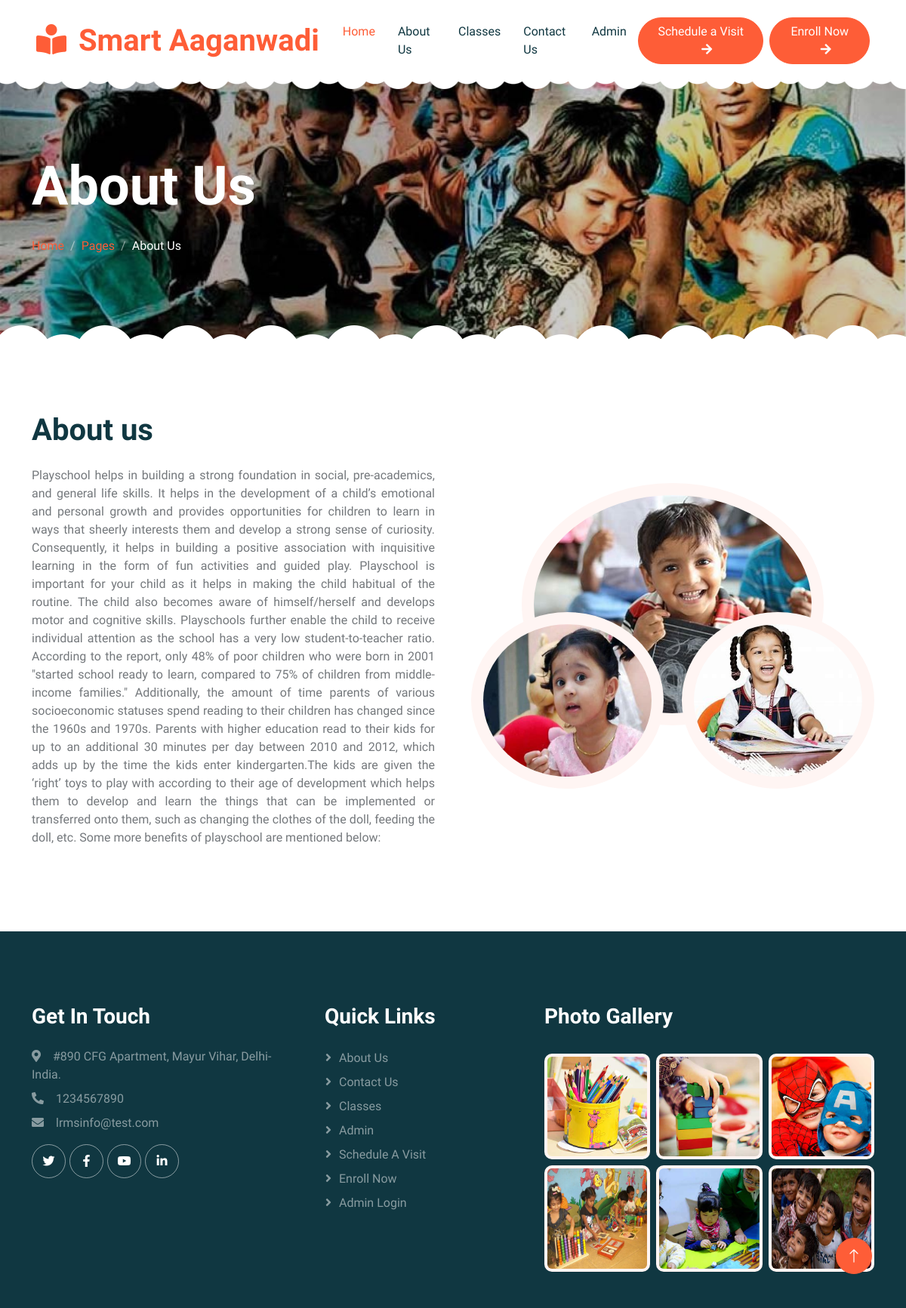
The app's page /preschool/about.php with its own data.
### tables this page shows
CREATE TABLE `tblpage` (
  `ID` int(10) NOT NULL,
  `PageType` varchar(200) DEFAULT NULL,
  `PageTitle` varchar(200) DEFAULT NULL,
  `PageDescription` mediumtext DEFAULT NULL,
  `Email` varchar(200) DEFAULT NULL,
  `MobileNumber` bigint(10) DEFAULT NULL,
  `UpdationDate` timestamp NULL DEFAULT NULL ON UPDATE current_timestamp()
);

### preschool/about.php (the view, shortened to what this page needs)
<?php include_once('includes/config.php'); ?>
<!DOCTYPE html>
<html lang="en">
<head>
    <link href="https://cdnjs.cloudflare.com/ajax/libs/font-awesome/5.10.0/css/all.min.css" rel="stylesheet">
    <link href="https://cdn.jsdelivr.net/npm/bootstrap-icons@1.4.1/font/bootstrap-icons.css" rel="stylesheet">
    <link href="lib/animate/animate.min.css" rel="stylesheet">
    <link href="lib/owlcarousel/assets/owl.carousel.min.css" rel="stylesheet">
    <link href="css/bootstrap.min.css" rel="stylesheet">
    <link href="css/style.css" rel="stylesheet">
</head>
<body>
 <?php include_once('includes/header.php');?>
        <div class="container-xxl py-5 page-header position-relative mb-5">
            <div class="container py-5">
                <h1 class="display-2 text-white animated slideInDown mb-4">About Us</h1>
                <nav aria-label="breadcrumb animated slideInDown">
                    <ol class="breadcrumb">
                        <li class="breadcrumb-item"><a href="index.php">Home</a></li>
                        <li class="breadcrumb-item"><a href="#">Pages</a></li>
                        <li class="breadcrumb-item text-white active" aria-current="page">About Us</li>
                    </ol>
                </nav>
            </div>
        </div>
        <div class="container-xxl py-5">
            <div class="container">
                <div class="row g-5 align-items-center">
                    <div class="col-lg-6 wow fadeInUp" data-wow-delay="0.1s">
       <?php $sql=mysqli_query($con,"select * from tblpage where PageType='aboutus'");
while($data=mysqli_fetch_array($sql)){
?>
                        <h1 class="mb-4"><?php echo $data['PageTitle']?></h1>
                        <p style="text-align: justify;"><?php echo $data['PageDescription']?></p>
       <?php } ?>
                    </div>
                    <div class="col-lg-6 about-img wow fadeInUp" data-wow-delay="0.5s">
                        <div class="row">
                            <div class="col-12 text-center">
                                <img class="img-fluid w-75 rounded-circle bg-light p-3" src="img/ch1.jpeg" alt="">
                            </div>
                            <div class="col-6 text-start" style="margin-top: -150px;">
                                <img class="img-fluid w-100 rounded-circle bg-light p-3" src="img/ch2.jpeg" alt="">
                            </div>
                            <div class="col-6 text-end" style="margin-top: -150px;">
                                <img class="img-fluid w-100 rounded-circle bg-light p-3" src="img/ch3.jpeg" alt="">
                            </div>
                        </div>
                    </div>
                </div>
            </div>
        </div>
 <?php include_once('includes/footer.php');?>
        <a href="#" class="btn btn-lg btn-primary btn-lg-square back-to-top"><i class="bi bi-arrow-up"></i></a>
    </div>
</body>
</html>

### preschool/includes/footer.php (shortened to what this page needs)
   <div class="container-fluid bg-dark text-white-50 footer pt-5 mt-5 wow fadeIn" data-wow-delay="0.1s">
            <div class="container py-5">
                <div class="row g-5">
<?php $sql=mysqli_query($con,"select * from tblpage where PageType='contactus'");
while($data=mysqli_fetch_array($sql)){
?>
                    <div class="col-lg-4 col-md-6">
                        <h3 class="text-white mb-4">Get In Touch</h3>
                        <p class="mb-2"><i class="fa fa-map-marker-alt me-3"></i><?php echo $data['PageDescription']?></p>
                        <p class="mb-2"><i class="fa fa-phone-alt me-3"></i><?php echo $data['MobileNumber']?></p>
                        <p class="mb-2"><i class="fa fa-envelope me-3"></i><?php echo $data['Email']?></p>
                        <div class="d-flex pt-2">
                            <a class="btn btn-outline-light btn-social" href=""><i class="fab fa-twitter"></i></a>
                            <a class="btn btn-outline-light btn-social" href=""><i class="fab fa-facebook-f"></i></a>
                            <a class="btn btn-outline-light btn-social" href=""><i class="fab fa-youtube"></i></a>
                            <a class="btn btn-outline-light btn-social" href=""><i class="fab fa-linkedin-in"></i></a>
                        </div>
                    </div>
                <?php } ?>
                    <div class="col-lg-3 col-md-6">
                        <h3 class="text-white mb-4">Quick Links</h3>
                        <a class="btn btn-link text-white-50" href="about.php">About Us</a>
                        <a class="btn btn-link text-white-50" href="contact.php">Contact Us</a>
                        <a class="btn btn-link text-white-50" href="classes.php">Classes</a>
                        <a class="btn btn-link text-white-50" href="admin/">Admin</a>
                        <a class="btn btn-link text-white-50" href="visit.php">Schedule a Visit</a>
                        <a class="btn btn-link text-white-50" href="enrollment.php">Enroll Now</a>
                        <a class="btn btn-link text-white-50" href="admin/">Admin Login</a>
                    </div>
                    <div class="col-lg-5 col-md-6">
                        <h3 class="text-white mb-4">Photo Gallery</h3>
                        <div class="row g-2 pt-2">
                            <div class="col-4">
                                <img class="img-fluid rounded bg-light p-1" src="img/classes-1.jpg" alt="">
                            </div>
                            <div class="col-4">
                                <img class="img-fluid rounded bg-light p-1" src="img/classes-2.jpg" alt="">
                            </div>
                            <div class="col-4">
                                <img class="img-fluid rounded bg-light p-1" src="img/classes-3.jpg" alt="">
                            </div>
                            <div class="col-4">
                                <img class="img-fluid rounded bg-light p-1" src="img/activity1.jpg" alt="" style="height: -webkit-fill-available;">
                            </div>
                            <div class="col-4">
                                <img class="img-fluid rounded bg-light p-1" src="img/classes-5.jpg" alt="">
                            </div>
                            <div class="col-4">
                                <img class="img-fluid rounded bg-light p-1" src="img/activity4.jpeg" alt="" style="height: -webkit-fill-available;">
                            </div>
                        </div>
                    </div>
                </div>
            </div>
        </div>

### preschool/css/style.css (style rules this page uses)
:root { --primary: #FE5D37; --light: #FFF5F3; --dark: #103741; }
.back-to-top { position: fixed; display: none; right: 45px; bottom: 45px; z-index: 99; }
.btn { font-weight: 500; transition: .5s; }
.btn.btn-primary { color: #FFFFFF; }
.btn-lg-square { width: 48px; height: 48px; }
.btn-square, .btn-sm-square, .btn-lg-square { padding: 0; display: flex; align-items: center; justify-content: center; font-weight: normal; border-radius: 50px; }
h1, h2, h3, h4, .h1, .h2, .h3, .h4, .display-1, .display-2, .display-3, .display-4, .display-5, .display-6 { font-family: 'Lobster Two', cursive; font-weight: 700; }
.header-carousel::before, .header-carousel::after, .page-header::before, .page-header::after { position: absolute; content: ""; width: 100%; height: 10px; top: 0; left: 0; background: url(../img/bg-header-top.png) center center repeat-x; z-index: 1; }
.header-carousel::after, .page-header::after { height: 19px; top: auto; bottom: 0; background: url(../img/bg-header-bottom.png) center center repeat-x; }
.page-header { background: linear-gradient(rgba(0, 0, 0, .2), rgba(0, 0, 0, .2)), url(../img/activity.jpg) center center no-repeat; background-size: cover; }
.breadcrumb-item + .breadcrumb-item::before { color: rgba(255, 255, 255, .5); }
.about-img img { transition: .5s; }
.footer .btn.btn-social { margin-right: 5px; width: 45px; height: 45px; display: flex; align-items: center; justify-content: center; color: #FFFFFF; border: 1px solid rgba(255,255,255,0.5); border-radius: 45px; transition: .3s; }
.footer .btn.btn-link { display: block; margin-bottom: 5px; padding: 0; text-align: left; font-size: 16px; font-weight: normal; text-transform: capitalize; transition: .3s; }
.footer .btn.btn-link::before { position: relative; content: "\f105"; font-family: "Font Awesome 5 Free"; font-weight: 900; margin-right: 10px; }

### records on screen
tblpage: PageTitle "About us", PageDescription "Playschool helps in building a strong foundation in social, pre-academics, and general life skills. It helps in the development of a child’s emotional and personal growth and provides opportunities for children to learn in ways that sheerly interests them and develop a strong sense of curiosity. Consequently, it helps in building a positive association with inquisitive learning in the form of fun activities and guided play. Playschool is important for your child as it helps in making the child habitual of the routine. The child also becomes aware of himself/herself and develops motor and cognitive skills. Playschools further enable the child to receive individual attention as the school has…"
tblpage: PageDescription "#890 CFG Apartment, Mayur Vihar, Delhi-India.", MobileNumber "1234567890", Email "lrmsinfo@test.com"
